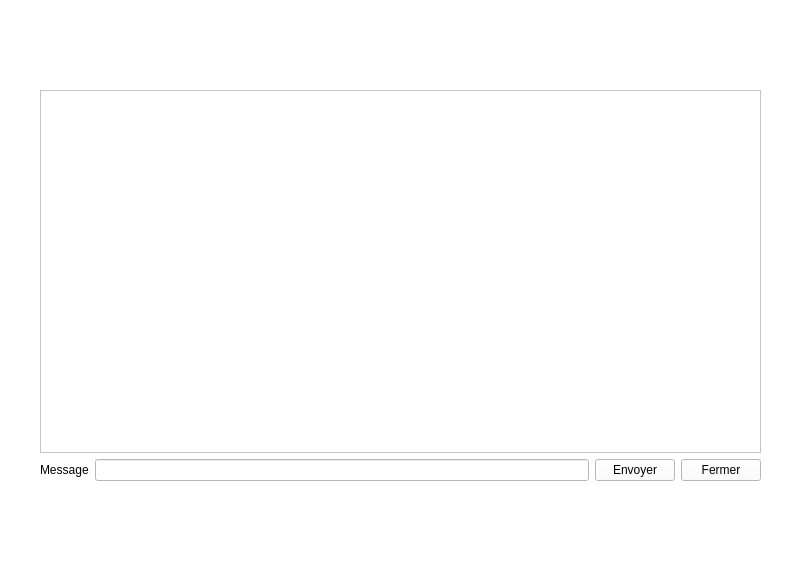
<?xml version="1.0" encoding="UTF-8"?>
<ui version="4.0">
 <class>Widget</class>
 <widget class="QWidget" name="Widget">
  <property name="geometry">
   <rect>
    <x>0</x>
    <y>0</y>
    <width>810</width>
    <height>588</height>
   </rect>
  </property>
  <property name="windowTitle">
   <string>Form</string>
  </property>
  <property name="styleSheet">
   <string notr="true">QWidget{
background-color : white}</string>
  </property>
  <widget class="QWidget" name="layoutWidget">
   <property name="geometry">
    <rect>
     <x>40</x>
     <y>90</y>
     <width>721</width>
     <height>391</height>
    </rect>
   </property>
   <layout class="QVBoxLayout" name="verticalLayout">
    <item>
     <layout class="QHBoxLayout" name="horizontalLayout_2"/>
    </item>
    <item>
     <widget class="QTextEdit" name="textEdit"/>
    </item>
    <item>
     <layout class="QHBoxLayout" name="horizontalLayout">
      <item>
       <widget class="QLabel" name="label_2">
        <property name="text">
         <string>Message</string>
        </property>
       </widget>
      </item>
      <item>
       <widget class="QLineEdit" name="message"/>
      </item>
      <item>
       <widget class="QPushButton" name="Envoyer">
        <property name="text">
         <string>Envoyer</string>
        </property>
       </widget>
      </item>
      <item>
       <widget class="QPushButton" name="Fermer">
        <property name="text">
         <string>Fermer</string>
        </property>
       </widget>
      </item>
     </layout>
    </item>
   </layout>
  </widget>
 </widget>
 <resources/>
 <connections/>
</ui>
